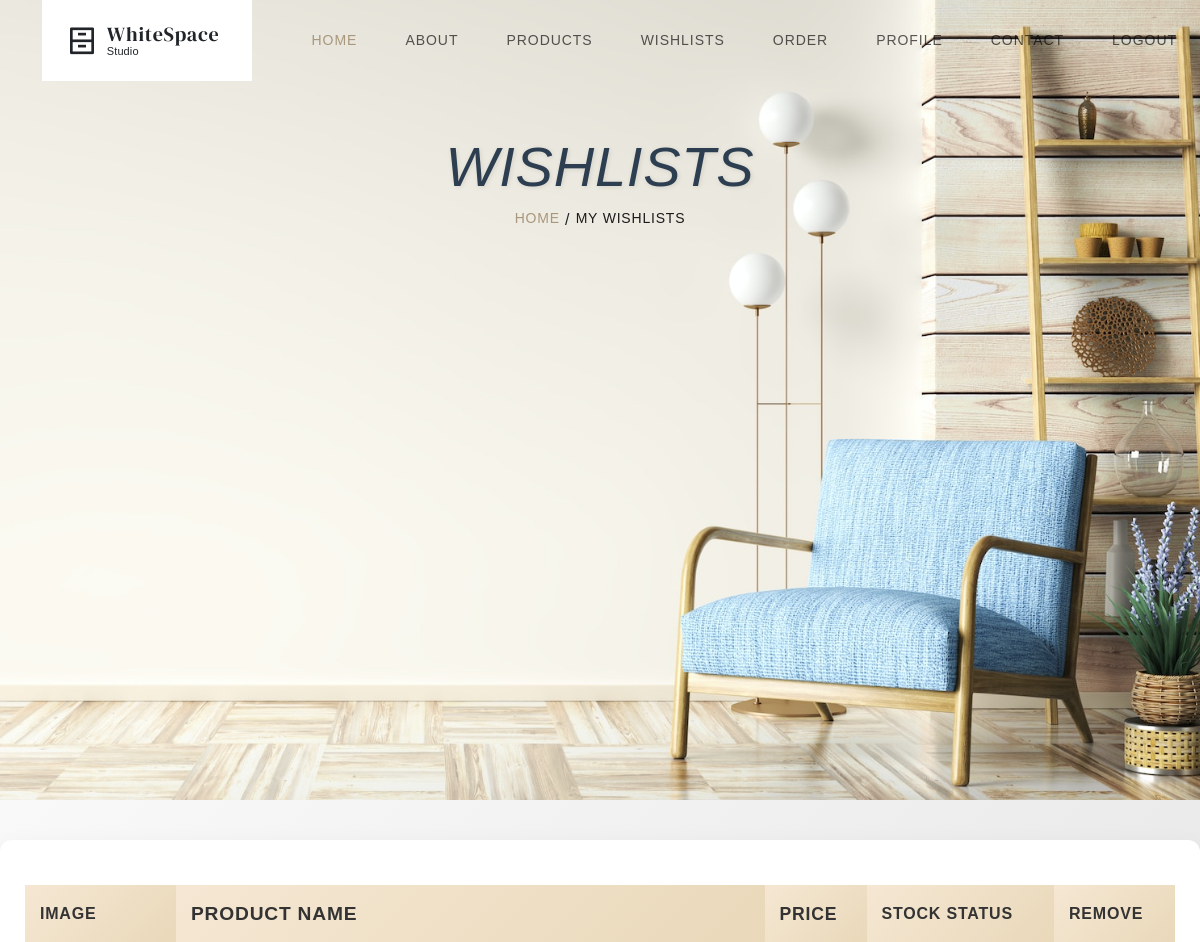
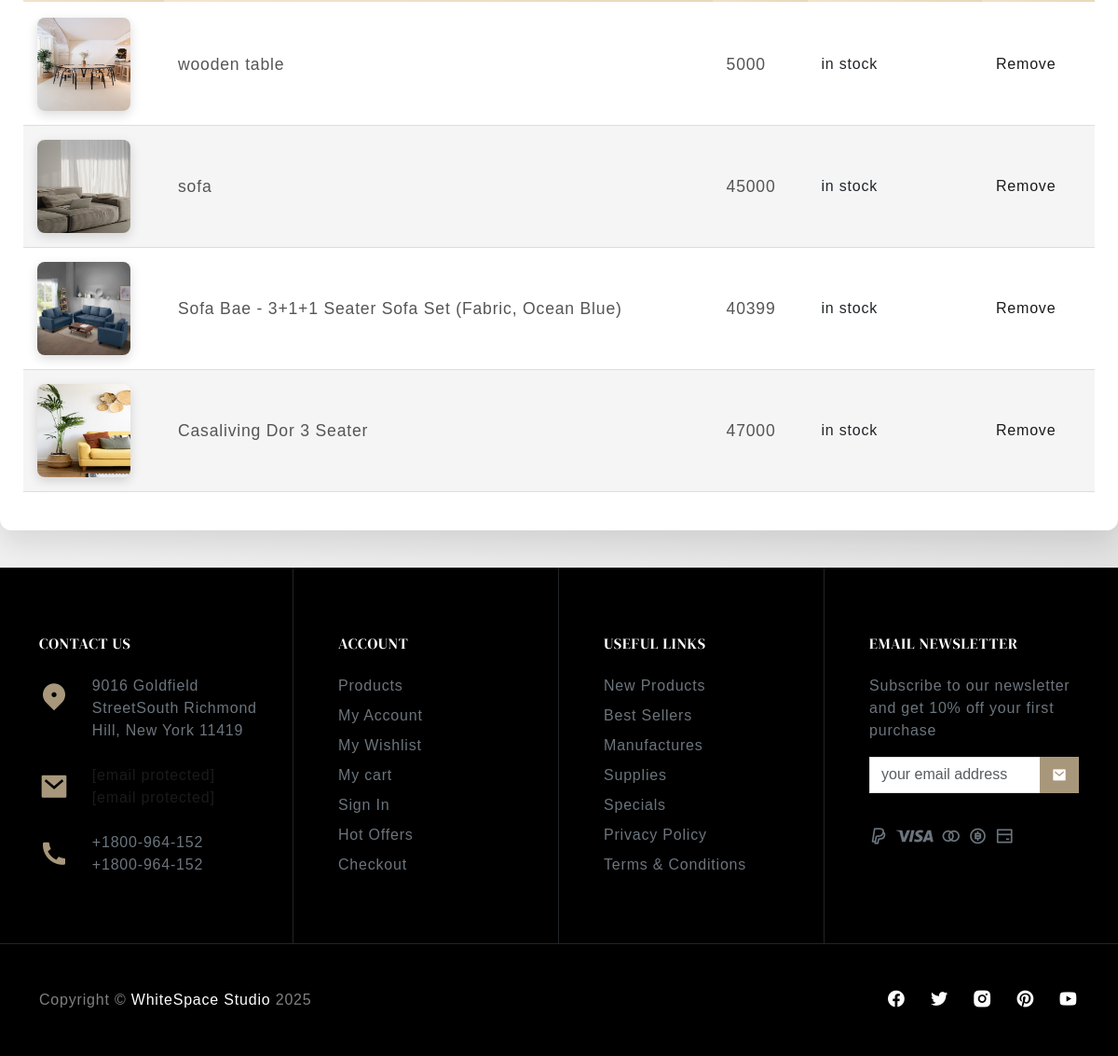
Page /wishlist (signed in) on the committed database (2 pictures, top to bottom).
### myapp/models.py (models this page shows, shortened)
class Wishlist(models.Model):
    user = models.ForeignKey(Login, on_delete=models.CASCADE)  # Link to the user
    product = models.ForeignKey(Product, on_delete=models.CASCADE)  # Link to the product
    added_at = models.DateTimeField(auto_now_add=True)  # Timestamp when the product was added to the wishlist
    class Meta:
        unique_together = ('user', 'product')  # Prevent duplicate entries for the same user and product

class Product(models.Model):
    Seller = models.ForeignKey('Login', on_delete=models.CASCADE, limit_choices_to={'role': 'Seller'}, default='')
    Cate = models.ForeignKey(ProductCategory, on_delete=models.CASCADE, default="")
    name = models.CharField(max_length=25)
    desc = models.TextField()
    price = models.IntegerField()
    timestamp = models.DateTimeField(auto_now=True)
    image1 = models.ImageField(upload_to='product_images/', blank=True, default='')
    def pic(self):
        return mark_safe('<img src = "{}" width = "100">'.format(self.image1.url))
    pic.allow_tags = True

### myapp/views.py (the view)
# urls.py: path('wishlist', views.wishlists, name='wishlist'),
def wishlists(request):
    context = checksession(request)
    uid = request.session['log_id']
    allproduct = Wishlist.objects.filter(user=Login(id=uid))
    context.update({'wishlistdata':allproduct})
    return render(request,'wishlist.html',context)

### myapp/views.py (called while the page is built)
def checksession(request):
    uid = request.session.get('log_id')
    if not uid:
        return None
    try:
        userdata = Login.objects.get(id=uid)
        is_seller = userdata.role == "Seller"
        if is_seller:
            try:
                profile = SellerProfile.objects.get(user=userdata)
            except SellerProfile.DoesNotExist:
                profile = None
        else:
            try:
                profile = UserProfile.objects.get(user=userdata)
            except UserProfile.DoesNotExist:
                profile = None
        context = {
            'userdata': userdata,
            'is_seller': is_seller,
            'profile': profile,
        }
        return context
    except Login.DoesNotExist:
        return None

### myapp/templates/wishlist.html (shortened to what this page needs)
{%extends 'base.html'%}
{%block main%}
{%load static%}
<div class="container py-5 my-1">
<div class="row align-items-center g-4">
<div class="col-lg-12 col-12 text-center">
<div class="text-center">
<h1 class="fw-Italic display-2" data-aos="fade-up" data-aos-duration="500"> WISHLISTS</h1>
<nav aria-label="breadcrumb" class="d-flex justify-content-center">
<ol class="breadcrumb" data-aos="fade-up" data-aos-duration="600">
<li class="breadcrumb-item small"><a href="/" class="text-secondary">HOME </a></li> &nbsp;/&nbsp;<span><li class="breadcrumb-item small active" aria-current="page"><a
        href="/wishlist">MY WISHLISTS</a></li>
</span>
</ol>
</nav>
</div>
</div>
</div>
</div>
</div>
        <div class="quicky-wishlist_area">
            <div class="container">
                <div class="row">
                    <div class="col-12">
                        <form action="javascript:void(0)">
                            <div class="table-content table-responsive">
                                <table class="table">
                                    <thead>
                                        <tr>
                                            <th class="quicky-product-thumbnail">Image</th>
                                            <th class="cart-product-name">Product Name</th>
                                            <th class="quicky-product-price">price</th>
                                            <th class="quicky-product-stock-status">Stock Status</th>
                                            <th class="quicky-cart_btn">Remove</th>
                                        </tr>
                                    </thead>
                                    <tbody>
                                {% for w in wishlistdata %}
                                        <tr>
                                            <td class="quicky-product-thumbnail"><img src="{{w.product.image1.url}}" alt="Quicky's Wishlist Thumbnail" width="100px" height="100px"></a>
                                            </td>
                                            <td class="quicky-product-price"><span class="amount">{{w.product.name}}</span></td>
                                            <td class="quicky-product-price"><span class="amount">{{w.product.price}}</span></td>
                                            <td class="quicky-product-stock-status"><span class="in-stock">in stock</span></td>
                                            <td class="quicky-product_remove"><a href="/removewish/{{w.product.id}}">Remove</a></td>
                                        </tr>
                                    {%endfor%}
                                    </tbody>
                                </table>
                            </div>
                        </form>
                    </div>
                </div>
            </div>
        </div>
        {%endblock%}

### myapp/static/css/style.css (style rules this page uses)
body { font-family:manrope,sans-serif;letter-spacing:.05rem }
.h1,.h2,.h3,.h4,.h5,.h6,h1,h2,h3,h4,h5,h6 { font-family:"dm serif display";font-weight:400!important;letter-spacing:.05rem }
a { text-decoration:none;color:#1b1b1b }
.text-secondary { color:#a8977b!important }

### myapp/static/css/common.css (style rules this page uses)
body { font-family:manrope,sans-serif;letter-spacing:.05rem }
.h1,.h2,.h3,.h4,.h5,.h6,h1,h2,h3,h4,h5,h6 { font-family:"dm serif display";font-weight:400!important;letter-spacing:.05rem }
body { overflow-x:hidden }
a { -webkit-transition:all .3s ease 0s;-moz-transition:all .3s ease 0s;-o-transition:all .3s ease 0s;transition:all .3s ease 0s }

### myapp/templates/wishlist.html (style rules this page uses)
h1.fw-Italic.display-2 { font-family: "Audiowide", sans-serif; font-size: 3.5rem; font-style: italic; font-weight: 400; color: #2c3e50; text-shadow: 1px 1px 5px rgba(0, 0, 0, 0.1); transition: transform 0.4s ease; }
[data-aos="fade-up"] { opacity: 0; transform: translateY(30px); transition: opacity 0.5s ease, transform 0.5s ease; }
[data-aos="fade-up"].aos-animate { opacity: 1; transform: translateY(0); }
.quicky-wishlist_area { padding: 40px 0; background: linear-gradient(135deg, #f9f9f9, #e2e2e2); }
.quicky-wishlist_area .container { background: #fff; border-radius: 12px; box-shadow: 0 15px 30px rgba(0, 0, 0, 0.1); padding: 25px; margin: auto; max-width: 1200px; }
.table-content { margin-top: 20px; }
.table { width: 100%; border-collapse: collapse; }
.table th, .table td { padding: 15px; text-align: left; vertical-align: middle; font-family: 'Arial', sans-serif; }
.table thead th { background: linear-gradient(135deg, #f5e7d3, #e9d8b9); color: #333; font-weight: 600; text-transform: uppercase; border-bottom: 2px solid #fff; }
.table tbody tr { border-bottom: 1px solid #ddd; }
.table tbody tr:nth-of-type(even) { background-color: #f5f5f5; }
.table img { border-radius: 8px; box-shadow: 0 4px 12px rgba(0, 0, 0, 0.15); }
.cart-product-name { font-weight: 700; color: #333; font-size: 1.2rem; }
.quicky-product-thumbnail { text-align: center; }
.quicky-product-price { font-size: 1.1rem; color: #555; }
.quicky-cart_btn { text-align: center; }

### rows in the picture
Wishlist: product.image1 (picture), product.name "wooden table", product.price "5000"
Wishlist: product.image1 (picture), product.name "sofa", product.price "45000"
Wishlist: product.image1 (picture), product.name "Sofa Bae - 3+1+1 Seater Sofa Set (Fabric, Ocean Blue)", product.price "40399"
Wishlist: product.image1 (picture), product.name "Casaliving Dor 3 Seater", product.price "47000"
